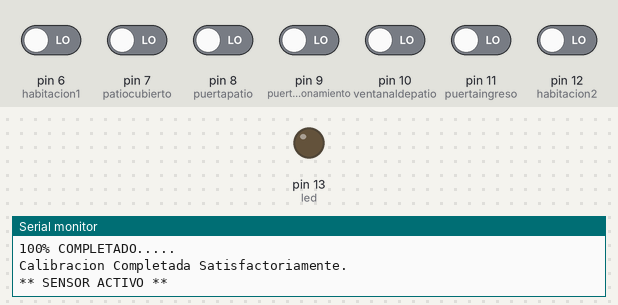
This sketch was run on a simulated Arduino Uno, built with avr-gcc and run on an emulated ATmega328P. Shown: output pins drawn as LEDs (lit = HIGH), the last lines printed to the serial monitor. The inputs (shaded band) are chosen by the test bench; at power-on: pin 6 (habitacion1), pin 7 (patiocubierto), pin 8 (puertapatio), pin 9 (puertaestacionamiento), pin 10 (ventanaldepatio), pin 11 (puertaingreso), pin 12 (habitacion2) LOW.

Above: at 17.2 s.
17.3 s: pin 6 (habitacion1) driven HIGH
At 18.5 s:
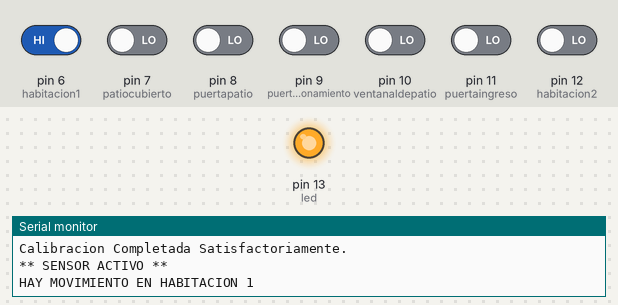
20.3 s: pin 7 (patiocubierto) driven HIGH
22.8 s: pin 8 (puertapatio) driven HIGH
25.8 s: pin 6 (habitacion1) driven LOW and pin 9 (puertaestacionamiento) driven HIGH
28.8 s: pin 10 (ventanaldepatio) driven HIGH
31.8 s: pin 7 (patiocubierto) driven LOW and pin 11 (puertaingreso) driven HIGH
Timing chart, 0 to 34.8 s (numbered marks = the images above; inputs shaded):
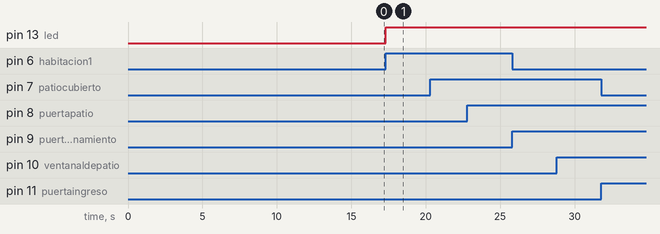

The sketch:

Configuracion_Arduino.ino
```cpp
#include <SoftwareSerial.h>
SoftwareSerial Serie1 (2, 3);// rx tx

int ct = 15; //Variable de calibracion de pin
int habitacion1 = 6;
int habitacion2 = 12;
int puertaingreso = 11;
int ventanaldepatio = 10;
int puertaestacionamiento = 9;
int puertapatio = 8;
int patiocubierto = 7;
int led =13;

void setup()
{
  Serie1.begin(9600);
  Serial.begin(9600);
  pinMode(habitacion1, INPUT);
  pinMode(habitacion2, INPUT);
  pinMode(puertaingreso, INPUT);
  pinMode(ventanaldepatio, INPUT);
  pinMode(puertaestacionamiento, INPUT);
  pinMode(puertapatio, INPUT);
  pinMode(patiocubierto, INPUT);
  digitalWrite(habitacion1,LOW);
  digitalWrite(habitacion2, LOW);
  digitalWrite(puertaingreso, LOW);
  digitalWrite(ventanaldepatio, LOW);
  digitalWrite(puertaestacionamiento, LOW);
  digitalWrite(puertapatio, LOW);
  digitalWrite(patiocubierto, LOW);
  pinMode(led,OUTPUT);


    Serial.println("Espere, ahora calibrando el sensor....");
    for(int i = 0; i <= ct; i++){
      Serial.print(((i*100)/ct));
      Serial.print("% ");
      Serial.println("COMPLETADO.....");
      delay(1000);
      }
    Serial.println("Calibracion Completada Satisfactoriamente.");
    Serial.println("** SENSOR ACTIVO **");
    delay(50);
  }


void loop(){
    if (digitalRead (habitacion1)== HIGH)
{
  digitalWrite (habitacion1, HIGH);
  int lectura = digitalRead(habitacion1);
  Serial.print("HAY MOVIMIENTO EN HABITACION 1");
  Serial.println();
  digitalWrite(led,HIGH);
  delay (2000);
}
else
{
  digitalWrite (habitacion1, LOW);
  digitalWrite(led,LOW);
}
    if (digitalRead (habitacion2)== HIGH)
{
  digitalWrite (habitacion2, HIGH);
  int lectura = digitalRead(habitacion2);
  Serial.print("HAY MOVIMIENTO EN HABITACION 2");
  Serial.println();
  digitalWrite(led,HIGH);
  delay (2000);
}
else
{
  digitalWrite (habitacion2, LOW);
  digitalWrite(led,LOW);
}
    if (digitalRead (puertaingreso)== HIGH)
{
  digitalWrite (puertaingreso, HIGH);
  int lectura = digitalRead(puertaingreso);
  Serial.print("HAY MOVIMIENTO EN LA PUERTA DE INGRESO");
  Serial.println();
  digitalWrite(led,HIGH);
  delay (2000);
}
else
{
  digitalWrite (puertaingreso, LOW);
  digitalWrite(led,LOW);
}
  if (digitalRead (ventanaldepatio)== HIGH)
{
  digitalWrite (ventanaldepatio, HIGH);
  int lectura = digitalRead(ventanaldepatio);
  Serial.print("HAY MOVIMIENTO EN EL VENTANAL DEL PATIO");
  Serial.println();
  digitalWrite(led,HIGH);
  delay (2000);
}
else
{
  digitalWrite (ventanaldepatio, LOW);
  digitalWrite(led,LOW);
}
  if (digitalRead (puertaestacionamiento)== HIGH)
{
  digitalWrite (puertaestacionamiento, HIGH);
  int lectura = digitalRead(puertaestacionamiento);
  Serial.print("HAY MOVIMIENTO EN LA PUERTA DEL ESTACIONAMIENTO");
  Serial.println();
  digitalWrite(led,HIGH);
  delay (2000);
}
else
{
  digitalWrite (puertaestacionamiento, LOW);
  digitalWrite(led,LOW);
}
  if (digitalRead (puertapatio)== HIGH)
{
  digitalWrite (puertapatio, HIGH);
  int lectura = digitalRead(puertapatio);
  Serial.print("HAY MOVIMIENTO EN LA PUERTA DEL PATIO");
  Serial.println();
  digitalWrite(led,HIGH);
  delay (2000);
}
else
{
  digitalWrite (puertapatio, LOW);
  digitalWrite(led,LOW);
}
  if (digitalRead (patiocubierto)== HIGH)
{
  digitalWrite (patiocubierto, HIGH);
  int lectura = digitalRead(patiocubierto);
  Serial.print("HAY MOVIMIENTO EN EL PATIO CUBIERTO");
  Serial.println();
  digitalWrite(led,HIGH);
  delay (2000);
}
else
{
  digitalWrite (patiocubierto, LOW);
  digitalWrite(led,LOW);
}
}
```

Measured:
- after the input at 17.3 s, pin 13 (led): LOW → HIGH at once
